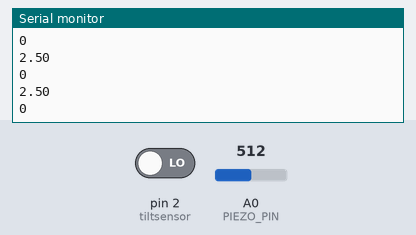
The sketch below on a simulated Arduino Uno, built with avr-gcc and run on an emulated ATmega328P. Parts: the last lines printed to the serial monitor. The inputs (shaded band) are chosen by the test bench; at power-on: A0 (PIEZO_PIN) = 512, pin 2 (tiltsensor) LOW.

Above: at 1.2 s.
1.3 s: A0 (PIEZO_PIN) set to 716
At 1.32 s:
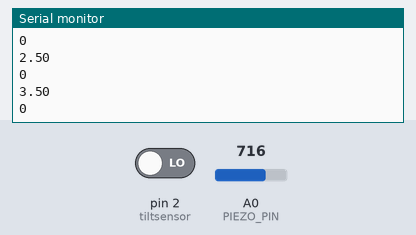
2.8 s: pin 2 (tiltsensor) driven HIGH
At 2.93 s:
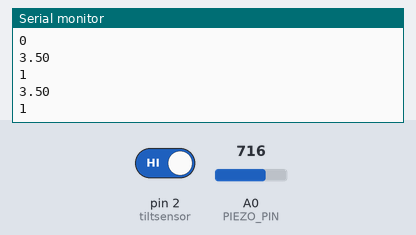
4.3 s: A0 (PIEZO_PIN) set to 900
At 4.33 s:
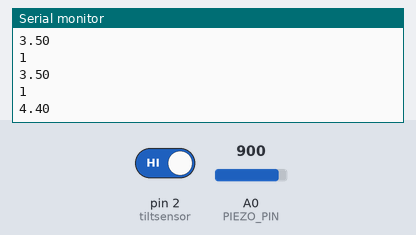
Timing chart, 0 to 7.3 s (numbered marks = the images above; inputs shaded):
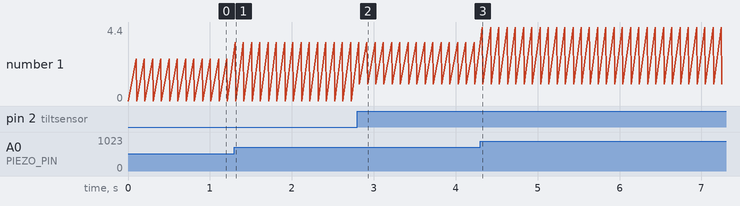

Measured:
- after the input at 1.3 s, the serial monitor: prints a new line at once (image 1)
- after the input at 2.8 s, the serial monitor: prints a new line at once (image 2)
- after the input at 4.3 s, the serial monitor: prints a new line at once (image 3)
- plotted number 1: 0 → 1 after the input at 2.8 s

The sketch:

Tilt_Sensor.ino
```cpp
int tiltsensor = 2;
const int PIEZO_PIN = A0;
//Used A0 instead of 1-9 because this sensor writes in Analog
  void setup()
  {
    pinMode(tiltsensor, INPUT);
    Serial.begin(9600);
  }

  void loop()
  {
    Serial.println(digitalRead(tiltsensor));
    delay(100);

    //VIBRATION
    int piezoADC = analogRead(PIEZO_PIN);
    float piezoV = piezoADC / 1023.0 * 5.0;
    Serial.println(piezoV);
  }
```
